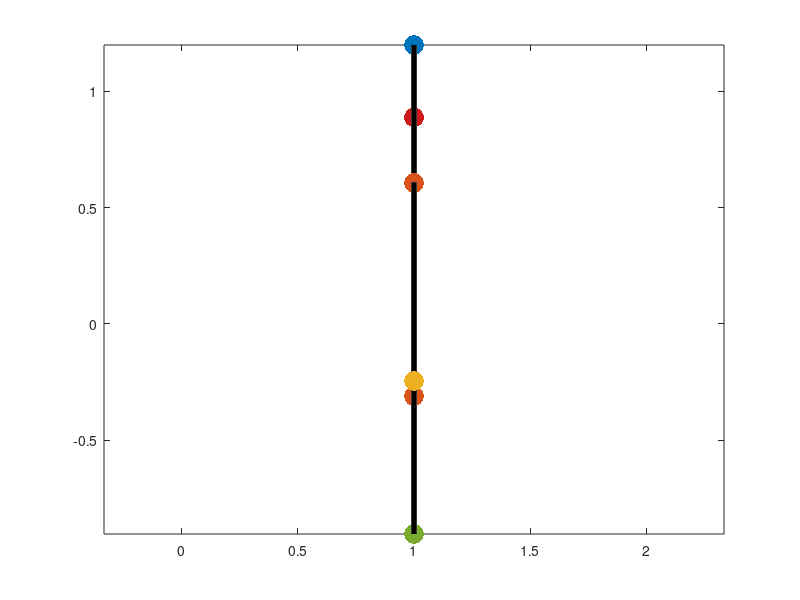

Source code (MATLAB): (Note: this script raises an error after producing the figure.)
%% Hexagon + 6 3D lines with opening control
figName = 'Sensory';
ifplot = false;
hfg.(figName)=figure('Visible',ifplot); clf; hold on; axis equal; box on
set(gcf,'Color','w');
p =[0,0,5000,450];
fs=16;
rng(50);
%-------------------------
% USER PARAMETERS
%-------------------------
openFrac    = 0.1;%0.60;   % [0,1) fraction of the trajectory that is flat/common
widenFactor = 0.1;    % >=0, how much they spread away from the trunk

%-------------------------
% Hexagon in 3D
%-------------------------
nVert   = 6;
R       = 1.0;
hexCtr  = [0 0 0];
% zHexs   = [3,6,9];
zHexs   = [1,2,3];
sig     = 0.4;

angles  = linspace(0, 2*pi, nVert+1); angles(end) = [];


% Colored vertices (you can change colors here)
vertexColors = [ ...
    0.00 0.45 0.74;  % blue
    0.85 0.33 0.10;  % orange
    0.93 0.69 0.13;  % yellow
    0.47 0.67 0.19;  % green
    0.85 0.33 0.10;  % orange/red
    0.80 0.10 0.10]; % red

colors = [  ...
            0.0 0.8 0.9;    % cyan
            1.0 0.3 0.9;    % magenta
            1.0 0.7 0.0;    % orange
         ];    

%-------------------------
% 3D “axonal” curves
%-------------------------
startPoint = [0 0 0];               % common origin
dz          = -0.9;% -2;
splitPoints = [zHexs(1)+dz, 0, 0; ...
               zHexs(2)+dz, 0, 0; ...
               2.7, 0, 0];           % where they start enlarging
% lineColor  = [0.95 0.7 0];        % yellow–orange
nSamples            = 200;

params.nVert        = nVert;
params.startPoint   = startPoint;
params.nSamples     = nSamples;
params.openFrac     = openFrac;
params.widenFactor  = widenFactor;
params.Extend       = 50;
starts              = [1,50,50];
% hfg.Backward        = figure;

% nTiles              = 3;
% t                   = tiledlayout(nTiles, 1);
for iPlot=1:3
    % ax3D=nexttile;
  
    hold on;
    zHex    = zHexs(iPlot);
    vy      = hexCtr(1) + R*cos(angles) + rand(1,nVert)*sig;
    vz      = hexCtr(2) + R*sin(angles) + rand(1,nVert)*sig;
    vx      = zHex*ones(size(vy));
    
    plot3([vx vx(1)], [vy vy(1)], [vz vz(1)], ...
      'k-', 'LineWidth', 4);   % hexagon edges


    for k = 1:nVert
        scatter3(vx(k), vy(k), vz(k), ...
                 200, vertexColors(k,:), 'filled');
    end
    
    params.vx           = vx;
    params.vy           = vy;
    params.vz           = vz;
    params.splitPoint   = splitPoints(iPlot,:);

    params.lineColor    = colors(iPlot,:);
    params.start        = starts(iPlot);
    plotPCAHexagonTraj(params);
    ax3D=gca;
    set(ax3D,'fontsize',fs);
    % l=text(-1.5,0.4,2.5,sprintf('Memory-%d',iPlot), ...
    %     'HorizontalAlignment','right', ...
    %     'VerticalAlignment','middle', ...
    %     'FontName','Helvetica', ...
    %     'FontSize',20,'Rotation', 90,'FontWeight','Bold');
    % set(l,'Clipping','off');       % <-- add this
    % set(gca,'Clipping','off');


    % xlim([-2 6]);
    % view(10,-25)
    % view(-7,22)

    view(ax3D,-7,22);

    % Get position of this tile in figure-normalized coordinates
    % pos = ax3D.Position;

    % Create overlay axes at same position
    % axLabel = axes('Position',pos, ...
    %                'Color','none', ...
    %                'XLim',[0 1],'YLim',[0 1], ...
    %                'XTick',[],'YTick',[], ...
    %                'HitTest','off', ...
    %                'Box','off');

    % Put rotated text near the left edge of the tile
    % text(axLabel, 0.02, 0.5, sprintf('Memory-%d',iPlot), ...
    %     'Rotation',90, ...
    %     'HorizontalAlignment','center', ...
    %     'VerticalAlignment','middle', ...
    %     'FontName','Helvetica', ...
    %     'FontSize',20,'FontWeight','bold');
    % Make sure future plotting goes back to 3D axes
    % axes(ax3D);
    % view(35,25);
    % axis off;
end
ax3D=gca;
view(ax3D,-7,22);
text(ax3D, -0.8,0,0+0.8, sprintf('Sensory'), ...
    'HorizontalAlignment','right', ...
    'VerticalAlignment','middle', ...
    'Rotation',90, 'FontSize',20, ...
    'FontWeight','bold', ...
    'Clipping','off');
    
xlabel('time');
hY          = ylabel('axis 1','Rotation',-70);
% pos         = hY.Position;       % [x y z] in data units for 3D axes
% pos(2)      = pos(2) - 0.0005;   % move right (closer to axis)
% hY.Position = pos;

hZ          = zlabel('axis 2');
pos         = hZ.Position;       % [x y z] in data units for 3D axes
pos(1)      = pos(1)+0.4;   % move right (closer to axis)
hZ.Position = pos
set(gca,'Clipping','off');
ylim([-1,1]);
zlim([-1,1]);
xticks(0:5);
xlim([0,5])    
% S1,S2,S3,Delay (posizioni teoriche)
% sPos = [sort(splitPoints(:,1)); max(splitPoints(:,1))+1.5]-0.5;%+0.7;
labels = {'S1','S2','S3','Delay'};
sPos =[ -0.4,    0.6,    1.7,    2.8];
for i = 1:4
    % plot(sPos(i),-5-1.05,'k|','LineWidth',1.2);
   spo= text(sPos(i)+1,0,-1.5, labels{i}, ...
        'HorizontalAlignment','center', ...
        'FontSize',24,'FontWeight','bol');
   set(spo, 'Clipping', 'off');
   set(gca,'Clipping', 'off');
end
set(hfg.(figName),'Position',p);
if ~ifplot
    fprintf('Step 6. save some plots\n')
    path_dir                    = '~/TESTS/HAI_LANGUAGE/SEQUENCES/FIG4/';
    description                 = figName;
    save_dir                    = [path_dir description '/'];
    par.hfigPrint               = hfigPrintParams();
    par.hfigPrint.pdf_file      = [path_dir '/' description '.pdf'];
    par.hfigPrint.save_dir      = path_dir; 
    hfigPrint(hfg,par.hfigPrint)
end

return
